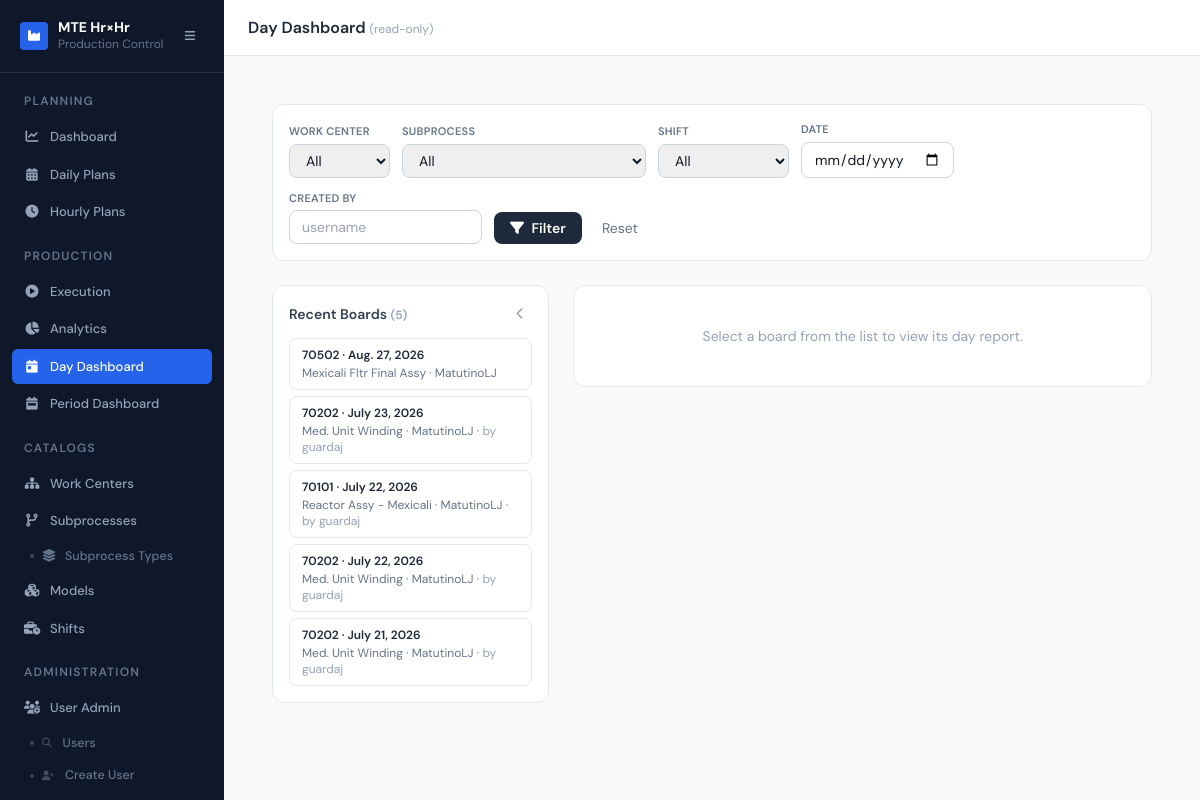
The page /analytics/day/ (signed in) on the database as committed earlier.
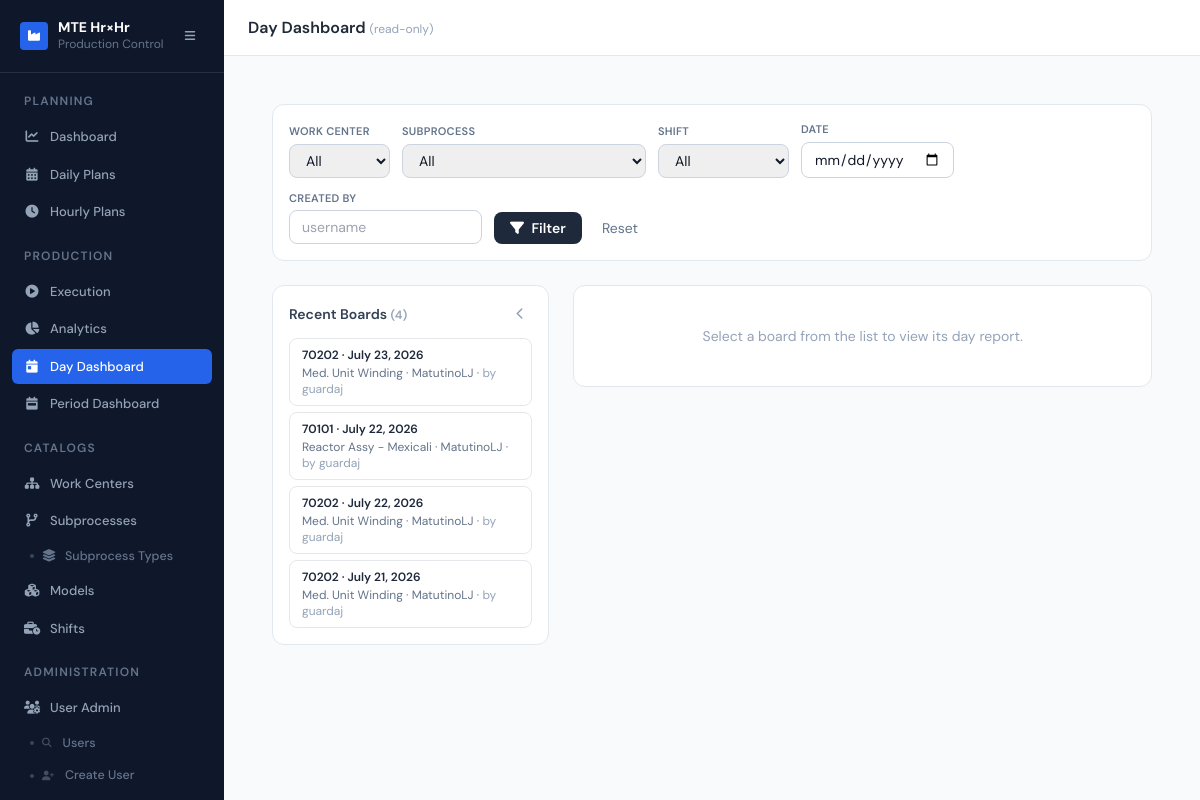
The same page on the database as committed later.
### planning/models.py (models this page shows, shortened)
class DailyPlan(models.Model):
    date        = models.DateField()
    work_center = models.ForeignKey(WorkCenter, on_delete=models.CASCADE)
    subprocess  = models.ForeignKey(SubProcess, on_delete=models.CASCADE)
    headcount   = models.IntegerField()
    shift       = models.ForeignKey(
        Shift, on_delete=models.PROTECT, related_name="daily_plans",
        null=True, blank=True,
    )
    operator    = models.ForeignKey(
        User, on_delete=models.SET_NULL, null=True, blank=True,
        related_name="operated_daily_plans",
        help_text="Operator running this line for the shift.",
    )
    operator_name = models.CharField(max_length=150, blank=True)
    created_by      = models.ForeignKey(
        User, null=True, blank=True, on_delete=models.SET_NULL,
        related_name="plans_created",
    )
    created_by_name = models.CharField(max_length=150, blank=True)
    created_at      = models.DateTimeField(default=timezone.now)
    updated_by      = models.ForeignKey(
        User, null=True, blank=True, on_delete=models.SET_NULL,
        related_name="plans_updated",
    )
    updated_by_name = models.CharField(max_length=150, blank=True)
    updated_at      = models.DateTimeField(auto_now=True)
    class Meta:
        verbose_name    = "Daily Plan"
        unique_together = [["date", "subprocess", "shift"]]
        indexes         = [
            models.Index(fields=["date"]),
            models.Index(fields=["work_center", "date"]),
            models.Index(fields=["shift", "date"]),
            models.Index(fields=["operator"]),
        ]

### core/models.py (models this page shows, shortened)
class AuditMixin(models.Model):
    created_by = models.ForeignKey(User, null=True, blank=True, on_delete=models.SET_NULL,
                                   related_name='+', verbose_name="Created by")
    updated_by = models.ForeignKey(User, null=True, blank=True, on_delete=models.SET_NULL,
                                   related_name='+', verbose_name="Updated by")
    created_by_name = models.CharField(max_length=150, blank=True)
    updated_by_name = models.CharField(max_length=150, blank=True)
    created_at = models.DateTimeField(default=timezone.now)
    updated_at = models.DateTimeField(default=timezone.now)
    class Meta:
        abstract = True

class WorkCenter(AuditMixin, models.Model):
    name        = models.CharField(max_length=100)
    description = models.TextField(blank=True)
    is_active   = models.BooleanField(default=True)
    class Meta:
        verbose_name        = "Work Center"
        verbose_name_plural = "Work Centers"

class SubProcess(AuditMixin, models.Model):
    work_center      = models.ForeignKey(WorkCenter, on_delete=models.CASCADE)
    name             = models.CharField(max_length=100)
    subprocess_type  = models.ForeignKey(
        SubProcessType,
        on_delete=models.PROTECT,
        related_name="subprocesses",
        verbose_name="Tipo de subprocess",
        null=True,   # temporarily nullable during migration
        blank=True,
    )
    class Meta:
        verbose_name        = "Sub Process"
        verbose_name_plural = "Sub Processes"

class Shift(models.Model):
    DAYS_OF_WEEK = [
        (0, 'Monday'),   (1, 'Tuesday'),  (2, 'Wednesday'),
        (3, 'Thursday'), (4, 'Friday'),   (5, 'Saturday'),
        (6, 'Sunday'),
    ]
    name       = models.CharField(max_length=100, unique=True)
    code       = models.CharField(max_length=20, unique=True,
                                  help_text="Short identifier, e.g. DAY, AFT, NGT")
    start_time = models.TimeField()
    end_time   = models.TimeField()
    is_active  = models.BooleanField(default=True)
    days_of_week = models.JSONField(
        default=list, blank=True,
        help_text="Días de la semana: 0=Lunes, 1=Martes … 6=Domingo",
    )
    created_at = models.DateTimeField(default=timezone.now)
    updated_at = models.DateTimeField(default=timezone.now)
    class Meta:
        verbose_name        = "Shift"
        verbose_name_plural = "Shifts"
        ordering            = ["start_time", "name"]

### analytics/views.py (the view)
# urls.py: path("day/",                  views.day_dashboard,       name="day_dashboard"),
@login_required
def day_dashboard(request):
    wc_id      = request.GET.get("wc") or ""
    sp_id      = request.GET.get("subprocess") or ""
    shift_id   = request.GET.get("shift") or ""
    date_str   = request.GET.get("date") or ""
    creator    = request.GET.get("creator") or ""
    plans = (DailyPlan.objects
             .select_related("work_center", "subprocess", "shift", "created_by")
             .order_by("-date", "-id"))
    if wc_id.isdigit():
        plans = plans.filter(work_center_id=int(wc_id))
    if sp_id.isdigit():
        plans = plans.filter(subprocess_id=int(sp_id))
    if shift_id.isdigit():
        plans = plans.filter(shift_id=int(shift_id))
    if date_str:
        try:
            plans = plans.filter(date=dt.date.fromisoformat(date_str))
        except ValueError:
            pass
    if creator:
        plans = plans.filter(created_by__username__icontains=creator)
    try:
        limit = max(20, int(request.GET.get("limit", 20)))
    except ValueError:
        limit = 20
    total_plans = plans.count()
    plan_list   = list(plans[:limit])
    report = None
    selected_id = request.GET.get("plan")
    if selected_id and selected_id.isdigit():
        dp = get_object_or_404(
            DailyPlan.objects.select_related("work_center", "subprocess", "shift", "created_by"),
            id=int(selected_id))
        report = day_service.build_day_report(dp)
    return render(request, "analytics/day_dashboard.html", {
        "plans":        plan_list,
        "total_plans":  total_plans,
        "limit":        limit,
        "has_more":     total_plans > limit,
        "report":       report,
        "work_centers": WorkCenter.objects.filter(is_active=True),
        "subprocesses": SubProcess.objects.select_related("work_center")
                                  .order_by("work_center__name", "name"),
        "shifts":       Shift.objects.filter(is_active=True),
        "filters":      request.GET,
    })

### users/models.py (called while the page is built)
    @property
    def is_admin(self):
        return self.role == self.ROLE_ADMIN

### templates/analytics/day_dashboard.html (shortened to what this page needs)
{% extends "base.html" %}
{% load static %}
{% block page_title %}Day Dashboard <span class="text-xs font-normal text-slate-400">(read-only)</span>{% endblock %}
{% block content %}
<div class="p-6 space-y-6">
  <form method="get" class="flex flex-wrap items-end gap-3 bg-white rounded-xl border border-slate-200 p-4">
    <div>
      <label class="block text-[11px] font-semibold uppercase tracking-wide text-slate-500 mb-1">Work Center</label>
      <select name="wc" class="rounded-lg border border-slate-300 px-3 py-1.5 text-sm">
        <option value="">All</option>
      </select>
    </div>
    <div>
      <label class="block text-[11px] font-semibold uppercase tracking-wide text-slate-500 mb-1">Subprocess</label>
      <select name="subprocess" class="rounded-lg border border-slate-300 px-3 py-1.5 text-sm">
        <option value="">All</option>
      </select>
    </div>
    <div>
      <label class="block text-[11px] font-semibold uppercase tracking-wide text-slate-500 mb-1">Shift</label>
      <select name="shift" class="rounded-lg border border-slate-300 px-3 py-1.5 text-sm">
        <option value="">All</option>
      </select>
    </div>
    <div>
      <label class="block text-[11px] font-semibold uppercase tracking-wide text-slate-500 mb-1">Date</label>
      <input type="date" name="date" value="{{ filters.date }}"
             class="rounded-lg border border-slate-300 px-3 py-1.5 text-sm">
    </div>
    <div>
      <label class="block text-[11px] font-semibold uppercase tracking-wide text-slate-500 mb-1">Created by</label>
      <input type="text" name="creator" value="{{ filters.creator }}" placeholder="username"
             class="rounded-lg border border-slate-300 px-3 py-1.5 text-sm">
    </div>
    <button type="submit" class="bg-slate-800 text-white rounded-lg px-4 py-1.5 text-sm font-semibold hover:bg-slate-700">
      <i class="fas fa-filter mr-1"></i> Filter
    </button>
    <a href="{% url 'analytics:day_dashboard' %}" class="text-sm text-slate-500 hover:text-slate-700 px-2 py-1.5">Reset</a>
  </form>
  <div id="day-grid" class="grid grid-cols-1 lg:grid-cols-3 gap-6">
    <div id="boards-panel" class="lg:col-span-1 bg-white rounded-xl border border-slate-200 p-4">
      <div class="flex items-center justify-between mb-3">
        <h3 class="text-sm font-semibold text-slate-700">
          Recent Boards <span class="text-xs text-slate-400">({{ total_plans }})</span>
        </h3>
        <button type="button" id="boards-toggle"
                onclick="toggleBoardsPanel()"
                class="text-slate-400 hover:text-slate-700 hover:bg-slate-100
                       rounded-md w-6 h-6 flex items-center justify-center transition"
                aria-label="Collapse board list" aria-expanded="true"
                title="Collapse the list to widen the report">
          <i class="fas fa-chevron-left text-xs"></i>
        </button>
      </div>
      <div id="boards-body">
      <div class="flex flex-col gap-1.5 max-h-[70vh] overflow-y-auto">
        {% for p in plans %}
        <a href="?plan={{ p.id }}"
           class="block rounded-lg border px-3 py-2 text-xs transition
                  {% if report and report.meta.plan_id == p.id %}border-blue-300 bg-blue-50{% else %}border-slate-150 hover:bg-slate-50{% endif %}">
          <p class="font-semibold text-slate-800">{{ p.work_center.name }} · {{ p.date }}</p>
          <p class="text-slate-500 mt-0.5">
            {{ p.subprocess.name|default:"—" }} · {{ p.shift.name|default:"—" }}
            {% if p.created_by %}· <span class="text-slate-400">by {{ p.created_by.username }}</span>{% endif %}
          </p>
        </a>
        {% empty %}
        <p class="text-xs text-slate-400 py-6 text-center">No boards match these filters.</p>
        {% endfor %}
      </div>
      </div>
    </div>
    <div id="day-report" class="lg:col-span-2 space-y-6">
    {% if not report %}
      <div class="bg-white rounded-xl border border-slate-200 p-10 text-center text-slate-400 text-sm">
        Select a board from the list to view its day report.
      </div>
    {% endif %}
    </div>
  </div>
</div>
{% endblock %}

Rows that differ between the two databases and show on the page:
removed DailyPlan: work_center.name "70502", date "Aug. 27, 2026", subprocess.name "Mexicali Fltr Final Assy", shift.name "MatutinoLJ"
Other text that changed with them:
{{ total_plans }}: "5" → "4"
